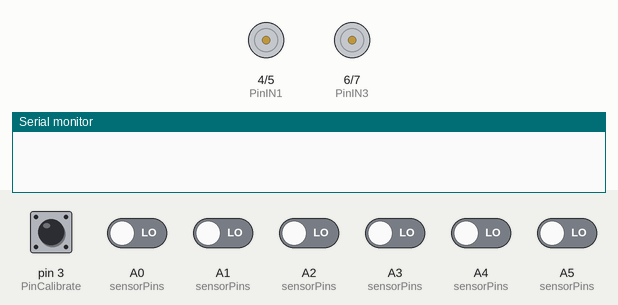
Recording of a sketch running on a simulated Arduino Nano, built with avr-gcc and run on an emulated ATmega328P. On the bench: motor-driver pin pairs drawn as motors (green arrow = first pin HIGH = forward, orange = second pin HIGH = backward, longer = more drive), the last lines printed to the serial monitor. The inputs (shaded band) are chosen by the test bench; at power-on: pin 3 (PinCalibrate) HIGH, A0 (sensorPins), A1 (sensorPins), A2 (sensorPins), A3 (sensorPins), A4 (sensorPins), A5 (sensorPins) LOW.

Above: at 1.3 s.
1.4 s: pin 3 (PinCalibrate) pulled LOW for 0.15 s
4.5 s: A1 (sensorPins) driven HIGH
At 6.5 s:
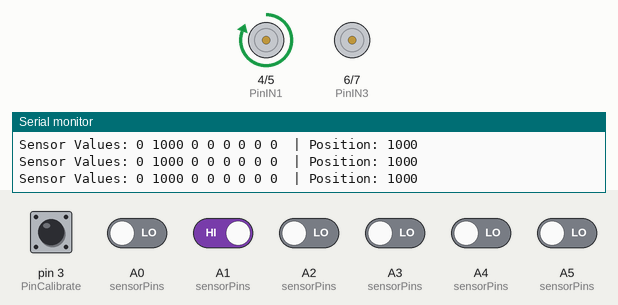
7.4 s: A5 (sensorPins) driven HIGH
At 8.5 s:
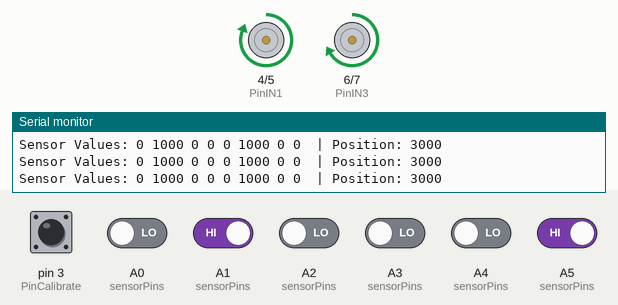
8.9 s: A1 (sensorPins) driven LOW
At 10.1 s:
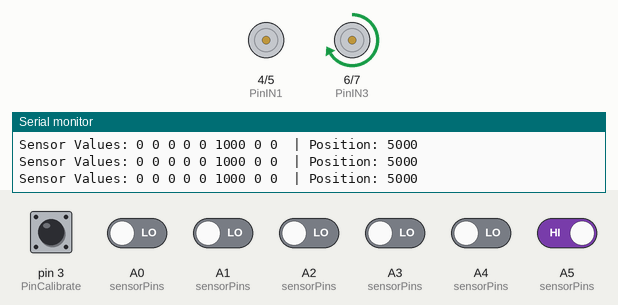
10.5 s: A0 (sensorPins) driven HIGH
13.5 s: A2 (sensorPins) driven HIGH
Timing chart, 0 to 16.5 s (numbered marks = the images above; inputs shaded):
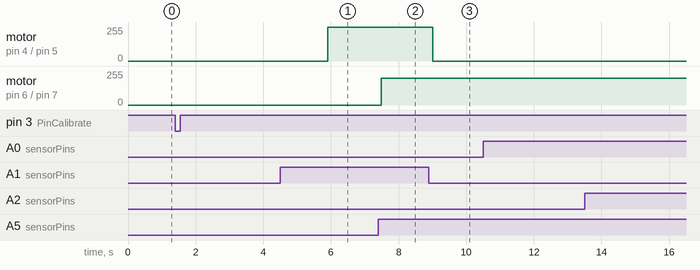

The sketch:

cartest3.ino
```cpp
    #include <QTRSensors.h>
    #define PinIN1 4
    #define PinIN2 5
    #define PinIN3 6
    #define PinIN4 7
    #define lowSpeed 100
    #define highSpeed 200
    #define PinCalibrate 3

    QTRSensors qtr;
    constexpr uint8_t sensorCount = 8;
    uint16_t sensorValues[sensorCount];
    constexpr uint16_t FORWARD_THRESHOLD_LOW = 3000;
    constexpr uint16_t FORWARD_THRESHOLD_HIGH = 4999;
    constexpr uint16_t RIGHT_TURN_THRESHOLD = 2000;
    constexpr uint16_t LEFT_TURN_THRESHOLD = 5000;
    constexpr uint8_t sensorPins[sensorCount] = {A0, A1, A2, A3, A4, A5, A6, A7};

    void setup() {

    Serial.begin(9600);

        pinMode(PinCalibrate, INPUT_PULLUP);

        DDRD |= (1 << PinIN1) | (1 << PinIN2) | (1 << PinIN3) | (1 << PinIN4);
        qtr.setTypeRC();
        qtr.setSensorPins(sensorPins, sensorCount);
        qtr.setEmitterPin(2);
        delay(500);

        while (digitalRead(PinCalibrate) == HIGH);
        calibrate();
    }

    void calibrate(){

        for (uint8_t i = 0; i < 100; i++) {
            qtr.calibrate();
            delay(20);
        }

    }

    void carAction(uint8_t left1, uint8_t left2, uint8_t right1, uint8_t right2, uint8_t speedL, uint8_t speedR) {

    if (speedL > 0) {
        analogWrite(PinIN1, left1 ? speedL : 0);
        analogWrite(PinIN2, left2 ? speedL : 0);
    } else {
        analogWrite(PinIN1, 0);
        analogWrite(PinIN2, 0);
    }

    if (speedR > 0) {
        analogWrite(PinIN3, right1 ? speedR : 0);
        analogWrite(PinIN4, right2 ? speedR : 0);
    } else {
        analogWrite(PinIN3, 0);
        analogWrite(PinIN4, 0);
    }
    }


    void carForward() { carAction(1, 0, 1, 0, highSpeed, highSpeed); }
    void carReverse() { carAction(0, 1, 0, 1, lowSpeed, lowSpeed); }
    void carLeftTurn() { carAction(0, 0, 1, 0, lowSpeed, highSpeed); }
    void carRightTurn() { carAction(1, 0, 0, 0, highSpeed, lowSpeed); }
    void carStop() { carAction(0, 0, 0, 0, 0, 0); }

    void run(){
    uint16_t position = qtr.readLineBlack(sensorValues);

        Serial.print("Sensor Values: ");
        for (uint8_t i = 0; i < sensorCount; i++) {
            Serial.print(sensorValues[i]);
            Serial.print(" ");
        }
        Serial.print(" | Position: ");
        Serial.println(position);

        if (position >= FORWARD_THRESHOLD_LOW && position <= FORWARD_THRESHOLD_HIGH) {
            carForward();
        } else if (position < RIGHT_TURN_THRESHOLD && position > 0) {
            carRightTurn();
        } else if (position >= LEFT_TURN_THRESHOLD) {
            carLeftTurn();
        } else if (position == 0) {
            carStop();
        }
    }


    void loop() {
    run();
    }
```

Measured:
- after the input at 1.4 s, every drawn part: stays the same
- after the input at 4.5 s, motor on pin 4 (PinIN1) / pin 5 (PinIN2): stopped → forward 255/255 after 1.4 s
- after the input at 7.4 s, motor on pin 6 (PinIN3) / pin 7 (PinIN4): stopped → forward 200/255 after 0.09 s
- after the input at 8.9 s, motor on pin 4 (PinIN1) / pin 5 (PinIN2): forward 255/255 → stopped after 0.10 s
